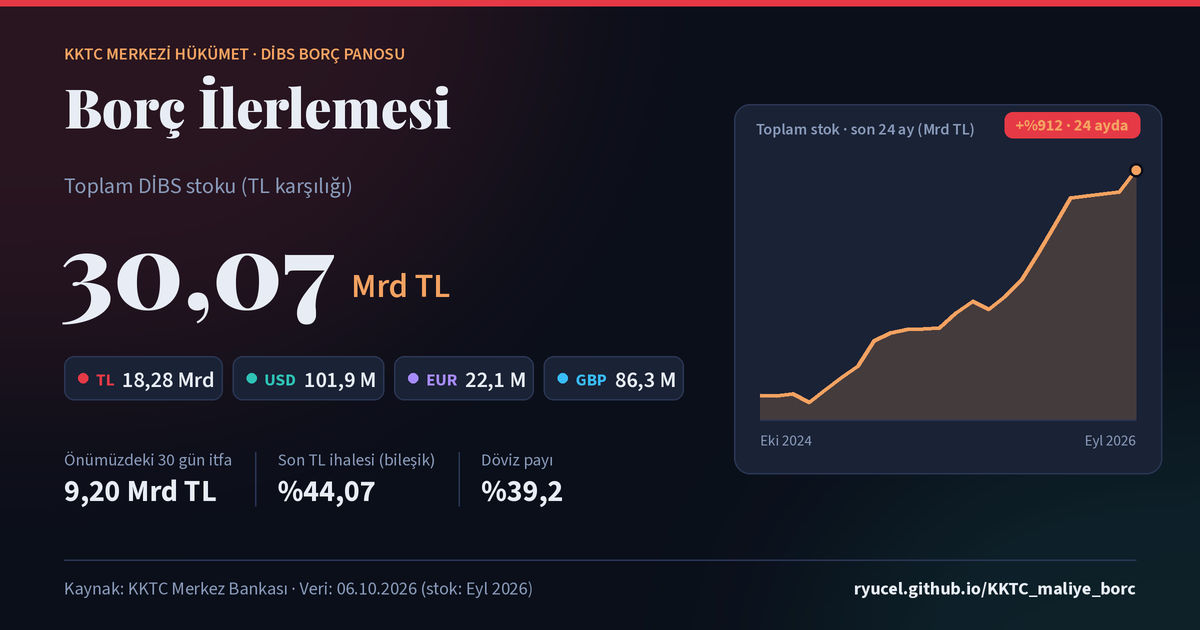

Here is the Python script that generated this plot:
"""
OG önizleme görseli üretici — og.png (1200x630)

data.json'dan güncel DİBS stokunu, son 24 ayın toplam stok eğrisini,
önümüzdeki 30 günün itfasını ve son TL ihale faizini çizer. Ardından
index.html'deki og:image / og:description etiketlerini günceller
(sürüm parametresi veriden türetilir; veri değişmezse dosyalar da değişmez).

Kullanım: python og.py [data.json] [og.png] [index.html]
"""

import hashlib
import json
import re
import sys
from decimal import ROUND_HALF_UP, Decimal
from datetime import date, datetime, timedelta
from pathlib import Path

from PIL import Image, ImageDraw, ImageFilter, ImageFont

ROOT = Path(__file__).resolve().parent
FONTS = ROOT / "assets" / "fonts"
SITE = "ryucel.github.io/KKTC_maliye_borc"
W, H, SS = 1200, 630, 2  # SS: süpersampling (kenar yumuşatma için 2x çizip küçült)

C = {  # sitenin renk paleti
    "bg": "#0a0f1a", "bg2": "#111827", "card": "#1a2235", "bdr": "#2a3654",
    "fg": "#e8edf5", "muted": "#8899b8", "accent": "#e63946", "accent2": "#f4a261",
    "TL": "#e63946", "USD": "#2ec4b6", "EUR": "#a78bfa", "GBP": "#38bdf8",
}
TR_AY = {"ocak": 1, "şubat": 2, "subat": 2, "mart": 3, "nisan": 4, "mayıs": 5, "mayis": 5,
         "haziran": 6, "temmuz": 7, "ağustos": 8, "agustos": 8, "eylül": 9, "eylul": 9,
         "ekim": 10, "kasım": 11, "kasim": 11, "aralık": 12, "aralik": 12}
AY_KISA = ["Oca", "Şub", "Mar", "Nis", "May", "Haz", "Tem", "Ağu", "Eyl", "Eki", "Kas", "Ara"]
FX_CODE = {"ABD DOLARI": "USD", "AVRO": "EUR", "İNGİLİZ STERLİNİ": "GBP"}


# ---------------------------------------------------------------- veri
def num(s):
    s = str(s).strip()
    if s in ("", "-", "—", "–"):
        return None
    s = re.sub(r"[^\d.,-]", "", s)
    if "," in s and "." in s:
        s = s.replace(",", "") if s.rfind(".") > s.rfind(",") else s.replace(".", "").replace(",", ".")
    elif "," in s:
        p = s.split(",")
        s = s.replace(",", "") if len(p) > 2 or len(p[-1]) == 3 else s.replace(",", ".")
    try:
        return float(s)
    except ValueError:
        return None


def pdate(s):
    m = re.search(r"(\d{1,2})[/.\-](\d{1,2})[/.\-](\d{2,4})", str(s))
    if not m:
        return None
    y = int(m.group(3))
    return date(y + 2000 if y < 100 else y, int(m.group(2)), int(m.group(1)))


def auctions(d):
    """TL ve döviz ihalelerini ortak bono kayıtlarına çevirir."""
    out = []
    for r in d.get("tlRaw", []):
        if len(r) < 10 or not re.match(r"^[A-Z]{3}\d", str(r[0])):
            continue
        i = 5 if str(r[4]).strip().lower() == "gün" else 4
        v, it, kabul = pdate(r[1]), pdate(r[2]), num(r[i + 1])
        if v and it and kabul:
            out.append(dict(cur="TL", v=v, i=it, nom=kabul, fx=1.0, ort=num(r[i + 4]), bil=num(r[i + 5])))
    for r in d.get("fxRaw", []):
        if len(r) < 12 or not re.match(r"^[A-Z]{3}\d", str(r[0])):
            continue
        cur = FX_CODE.get(str(r[1]).strip())
        if not cur:
            continue
        i = 6 if str(r[5]).strip().lower() == "gün" else 5
        v, it, kabul, tlk = pdate(r[2]), pdate(r[3]), num(r[i + 1]), num(r[i + 2])
        if v and it and kabul:
            out.append(dict(cur=cur, v=v, i=it, nom=kabul, fx=(tlk / kabul) if tlk else None,
                            ort=num(r[i + 5]), bil=num(r[i + 6])))
    out.sort(key=lambda b: b["v"])
    return out


def stock_series(rows):
    """MB aylık stok tablosu → {(yıl, ay): ay sonu stok}"""
    res, year = {}, None
    for r in rows:
        cells = [str(c).strip() for c in r]
        if cells and re.fullmatch(r"\d{4}", cells[0]):
            year, cells = int(cells[0]), cells[1:]
        if len(cells) < 4 or not year:
            continue
        mi = TR_AY.get(cells[0].lower())
        val = num(cells[3])
        if mi and val is not None:
            res[(year, mi)] = val
    return res


def implied_fx(bills, cur, d):
    """Bir tarihteki örtük kur: o tarihe kadarki son döviz ihalesinin TL karşılığı / nominal."""
    rate = None
    for b in bills:
        if b["cur"] == cur and b["fx"]:
            if b["v"] <= d:
                rate = b["fx"]
            elif rate is None:
                return b["fx"]
    return rate


def metrics(d, today):
    bills = auctions(d)
    stk = {c: stock_series(d.get(k, [])) for c, k in
           (("TL", "tlStockRaw"), ("USD", "usdStockRaw"), ("EUR", "eurStockRaw"), ("GBP", "gbpStockRaw"))}
    rate = {c: implied_fx(bills, c, today) or 0 for c in ("USD", "EUR", "GBP")}
    rate["TL"] = 1.0

    latest = {c: (s[max(s)] if s else 0.0) for c, s in stk.items()}
    last_key = max(stk["TL"]) if stk["TL"] else None
    total = sum(latest[c] * rate[c] for c in latest)

    # Son 24 ay toplam stok (her ay o ayın örtük kuruyla)
    keys = sorted({k for s in stk.values() for k in s})[-24:]
    hist, carry = [], {c: 0.0 for c in stk}
    for k in sorted({k for s in stk.values() for k in s}):
        for c in stk:
            if k in stk[c]:
                carry[c] = stk[c][k]
        if k in keys:
            me = date(k[0] + (k[1] == 12), k[1] % 12 + 1, 1) - timedelta(days=1)
            hist.append((k, sum(carry[c] * (1 if c == "TL" else (implied_fx(bills, c, me) or rate[c])) for c in carry)))

    in30 = sum(b["nom"] * rate[b["cur"]] for b in bills if today <= b["i"] <= today + timedelta(days=30))
    tl = [b for b in bills if b["cur"] == "TL"]
    last_tl = tl[-1] if tl else None
    return dict(total=total, latest=latest, rate=rate, hist=hist, in30=in30, last_tl=last_tl,
                last_key=last_key, fx_share=(total - latest["TL"]) / total * 100 if total else 0)


# ---------------------------------------------------------------- çizim
def font(name, size, weight):
    f = ImageFont.truetype(str(FONTS / name), size * SS)
    try:
        f.set_variation_by_axes([weight])
    except Exception:
        pass
    return f


def tr_num(v, d=2):
    q = Decimal(str(v)).quantize(Decimal(1).scaleb(-d), rounding=ROUND_HALF_UP)  # 86,25 → 86,3 (sayfayla aynı)
    s = f"{q:,.{d}f}"
    return s.replace(",", "X").replace(".", ",").replace("X", ".")


def hex2rgb(h, a=255):
    h = h.lstrip("#")
    return tuple(int(h[i:i + 2], 16) for i in (0, 2, 4)) + (a,)


def draw_og(m, out_path, stamp):
    S = lambda v: int(v * SS)
    img = Image.new("RGBA", (S(W), S(H)), hex2rgb(C["bg"]))

    # Arka plan parıltıları (sitedeki yumuşak radyal gradyanlar)
    glow = Image.new("RGBA", (W // 4, H // 4), (0, 0, 0, 0))
    gd = ImageDraw.Draw(glow)
    gd.ellipse([-90, -110, 150, 110], fill=hex2rgb(C["accent"], 34))
    gd.ellipse([W // 4 - 120, H // 4 - 70, W // 4 + 90, H // 4 + 110], fill=hex2rgb(C["USD"], 26))
    glow = glow.filter(ImageFilter.GaussianBlur(28)).resize(img.size, Image.BICUBIC)
    img = Image.alpha_composite(img, glow)
    d = ImageDraw.Draw(img)

    PX = 64  # yatay kenar boşluğu
    # Üst şerit
    d.rectangle([0, 0, S(W), S(6)], fill=hex2rgb(C["accent"]))
    d.text((S(PX), S(42)), "KKTC MERKEZİ HÜKÜMET · DİBS BORÇ PANOSU", font=font("SourceSans3.ttf", 17, 600),
           fill=hex2rgb(C["accent2"]))
    d.text((S(PX), S(70)), "Borç İlerlemesi", font=font("PlayfairDisplay.ttf", 54, 900), fill=hex2rgb(C["fg"]))

    # Büyük rakam
    d.text((S(PX), S(170)), "Toplam DİBS stoku (TL karşılığı)", font=font("SourceSans3.ttf", 22, 400),
           fill=hex2rgb(C["muted"]))
    big = tr_num(m["total"] / 1e9)
    fb = font("PlayfairDisplay.ttf", 104, 900)
    d.text((S(PX - 4), S(196)), big, font=fb, fill=hex2rgb(C["fg"]))
    bw = d.textlength(big, font=fb) / SS
    d.text((S(PX + bw + 14), S(262)), "Mrd TL", font=font("SourceSans3.ttf", 34, 600), fill=hex2rgb(C["accent2"]))

    # Para cinsi çipleri
    chips = [("TL", f"{tr_num(m['latest']['TL'] / 1e9)} Mrd"), ("USD", f"{tr_num(m['latest']['USD'] / 1e6, 1)} M"),
             ("EUR", f"{tr_num(m['latest']['EUR'] / 1e6, 1)} M"), ("GBP", f"{tr_num(m['latest']['GBP'] / 1e6, 1)} M")]
    x, y = PX, 356
    fc, fv = font("SourceSans3.ttf", 17, 700), font("SourceSans3.ttf", 22, 600)
    for cur, val in chips:
        w = 30 + (d.textlength(cur, font=fc) + d.textlength(val, font=fv)) / SS + 18
        d.rounded_rectangle([S(x), S(y), S(x + w), S(y + 44)], radius=S(10), fill=hex2rgb(C["card"]),
                            outline=hex2rgb(C["bdr"]), width=S(1.5))
        d.ellipse([S(x + 14), S(y + 17), S(x + 24), S(y + 27)], fill=hex2rgb(C[cur]))
        d.text((S(x + 32), S(y + 12)), cur, font=fc, fill=hex2rgb(C[cur]))
        d.text((S(x + 32 + d.textlength(cur, font=fc) / SS + 8), S(y + 8)), val, font=fv, fill=hex2rgb(C["fg"]))
        x += w + 10

    # Alt bilgi satırı (3 gösterge)
    stats = [("Önümüzdeki 30 gün itfa", f"{tr_num(m['in30'] / 1e9)} Mrd TL"),
             ("Son TL ihalesi (bileşik)", f"%{tr_num(m['last_tl']['bil'] or m['last_tl']['ort'] or 0)}" if m["last_tl"] else "—"),
             ("Döviz payı", f"%{tr_num(m['fx_share'], 1)}")]
    x, y = PX, 448
    fl, fs = font("SourceSans3.ttf", 17, 400), font("SourceSans3.ttf", 30, 700)
    for i, (lbl, val) in enumerate(stats):
        if i:
            d.line([S(x - 22), S(y + 4), S(x - 22), S(y + 58)], fill=hex2rgb(C["bdr"]), width=S(1.5))
        d.text((S(x), S(y)), lbl, font=fl, fill=hex2rgb(C["muted"]))
        d.text((S(x), S(y + 22)), val, font=fs, fill=hex2rgb(C["fg"]))
        x += max(d.textlength(lbl, font=fl), d.textlength(val, font=fs)) / SS + 46

    # Sağ panel: son 24 ay toplam stok eğrisi
    hist = [(k, v / 1e9) for k, v in m["hist"] if v > 0]
    gx0, gy0, gx1, gy1 = 760, 150, W - PX, 420
    d.rounded_rectangle([S(gx0 - 26), S(gy0 - 46), S(gx1 + 26), S(gy1 + 54)], radius=S(16),
                        fill=hex2rgb(C["card"], 235), outline=hex2rgb(C["bdr"]), width=S(1.5))
    d.text((S(gx0 - 4), S(gy0 - 32)), "Toplam stok · son 24 ay (Mrd TL)", font=font("SourceSans3.ttf", 16, 600),
           fill=hex2rgb(C["muted"]))
    if len(hist) >= 2:
        vmax = max(v for _, v in hist) * 1.08
        pts = [(gx0 + (gx1 - gx0) * i / (len(hist) - 1), gy1 - (gy1 - gy0) * v / vmax) for i, (_, v) in enumerate(hist)]
        area = Image.new("RGBA", img.size, (0, 0, 0, 0))
        ad = ImageDraw.Draw(area)
        ad.polygon([(S(px), S(py)) for px, py in pts] + [(S(gx1), S(gy1)), (S(gx0), S(gy1))],
                   fill=hex2rgb(C["accent2"], 46))
        img = Image.alpha_composite(img, area)
        d = ImageDraw.Draw(img)
        d.line([S(gx0), S(gy1), S(gx1), S(gy1)], fill=hex2rgb(C["bdr"]), width=S(1.5))
        d.line([(S(px), S(py)) for px, py in pts], fill=hex2rgb(C["accent2"]), width=S(4), joint="curve")
        lx, ly = pts[-1]
        d.ellipse([S(lx - 7), S(ly - 7), S(lx + 7), S(ly + 7)], fill=hex2rgb(C["accent2"]), outline=hex2rgb(C["bg"]),
                  width=S(2.5))
        fa = font("SourceSans3.ttf", 15, 400)
        (k0, _), (k1, _) = hist[0], hist[-1]
        d.text((S(gx0), S(gy1 + 10)), f"{AY_KISA[k0[1] - 1]} {k0[0]}", font=fa, fill=hex2rgb(C["muted"]))
        t1 = f"{AY_KISA[k1[1] - 1]} {k1[0]}"
        d.text((S(gx1) - d.textlength(t1, font=fa), S(gy1 + 10)), t1, font=fa, fill=hex2rgb(C["muted"]))
        if hist[0][1] > 0:
            chg = (hist[-1][1] / hist[0][1] - 1) * 100
            tag = f"{'+' if chg >= 0 else '−'}%{tr_num(abs(chg), 0)} · 24 ayda"
            ft = font("SourceSans3.ttf", 16, 700)
            tw = d.textlength(tag, font=ft) / SS
            d.rounded_rectangle([S(gx1 - tw - 18), S(gy0 - 38), S(gx1 + 4), S(gy0 - 12)], radius=S(8),
                                fill=hex2rgb(C["accent"], 50))
            d.text((S(gx1 - tw - 7), S(gy0 - 36)), tag, font=ft, fill=hex2rgb(C["accent2"]))

    # Alt kenar
    d.line([S(PX), S(H - 70), S(W - PX), S(H - 70)], fill=hex2rgb(C["bdr"]), width=S(1.5))
    ff = font("SourceSans3.ttf", 18, 400)
    d.text((S(PX), S(H - 54)), f"Kaynak: KKTC Merkez Bankası · Veri: {stamp}", font=ff, fill=hex2rgb(C["muted"]))
    fu = font("SourceSans3.ttf", 18, 700)
    d.text((S(W - PX) - d.textlength(SITE, font=fu), S(H - 54)), SITE, font=fu, fill=hex2rgb(C["fg"]))

    img.convert("RGB").resize((W, H), Image.LANCZOS).save(out_path, "PNG", optimize=True)


# ---------------------------------------------------------------- HTML meta güncelleme
def update_meta(html_path, m, version):
    p = Path(html_path)
    if not p.exists():
        return False
    s = p.read_text(encoding="utf-8")
    desc = (f"Toplam DİBS stoku {tr_num(m['total'] / 1e9)} Mrd TL. Önümüzdeki 30 günde {tr_num(m['in30'] / 1e9)} Mrd TL "
            f"itfa. Ödeme takvimi, risk göstergeleri ve çevirme senaryo simülatörü.")
    new = re.sub(r'(<meta property="og:image" content="[^"?]+)(\?v=[^"]*)?"', rf'\1?v={version}"', s)
    new = re.sub(r'(<meta name="twitter:image" content="[^"?]+)(\?v=[^"]*)?"', rf'\1?v={version}"', new)
    new = re.sub(r'(<meta property="og:description" content=")[^"]*"', lambda mm: mm.group(1) + desc + '"', new)
    new = re.sub(r'(<meta name="twitter:description" content=")[^"]*"', lambda mm: mm.group(1) + desc + '"', new)
    new = re.sub(r'(<meta name="description" content=")[^"]*"', lambda mm: mm.group(1) + desc + '"', new)
    if new != s:
        p.write_text(new, encoding="utf-8")
        return True
    return False


def main():
    data_path = sys.argv[1] if len(sys.argv) > 1 else "data.json"
    out_path = sys.argv[2] if len(sys.argv) > 2 else "og.png"
    html_path = sys.argv[3] if len(sys.argv) > 3 else "index.html"
    d = json.loads(Path(data_path).read_text(encoding="utf-8"))

    # "Bugün" = verinin çekildiği gün; aynı veri her zaman aynı görseli üretir
    try:
        today = datetime.strptime(str(d.get("last_updated", ""))[:10], "%Y-%m-%d").date()
    except ValueError:
        today = date.today()
    m = metrics(d, today)
    stamp = today.strftime("%d.%m.%Y")
    if m["last_key"]:
        stamp += f" (stok: {AY_KISA[m['last_key'][1] - 1]} {m['last_key'][0]})"

    draw_og(m, out_path, stamp)
    # Sosyal ağlar görseli URL'ye göre önbelleğe alır; sürüm parametresi veri değişince yenilenir
    version = hashlib.sha1(Path(out_path).read_bytes()).hexdigest()[:10]
    changed = update_meta(html_path, m, version)
    print(f"og.png yazıldı ({tr_num(m['total'] / 1e9)} Mrd TL, v={version}); index.html meta "
          f"{'güncellendi' if changed else 'değişmedi'}")


if __name__ == "__main__":
    main()
